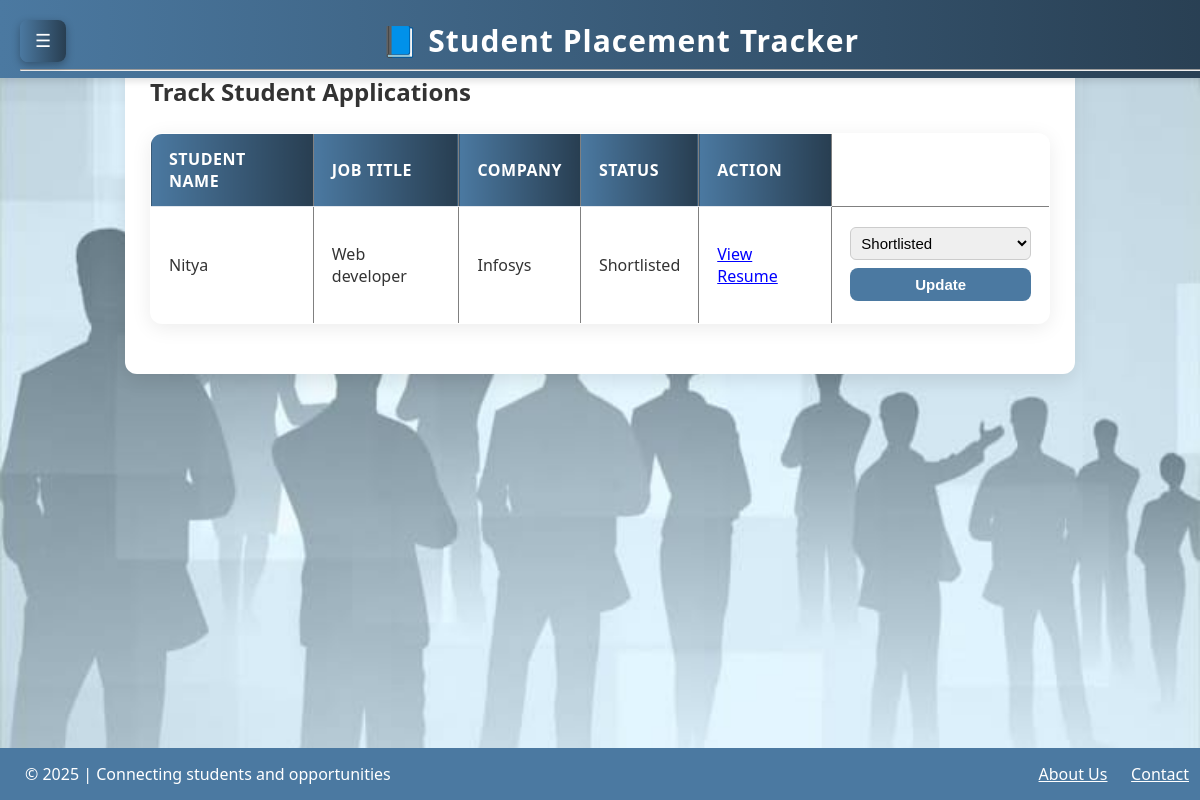
The app's page /track_applications (signed in) with its own data.
### app.py (models this page shows)
class Application(db.Model):
    id = db.Column(db.Integer, primary_key=True)
    student_id = db.Column(db.Integer, db.ForeignKey('student.id'), nullable=False)
    job_id = db.Column(db.Integer, db.ForeignKey('job.id'), nullable=False)
    status = db.Column(db.String(50), default="Applied")

class User(db.Model):
    id = db.Column(db.Integer, primary_key=True)
    username = db.Column(db.String(100), unique=True, nullable=False)
    email = db.Column(db.String(100), unique=True, nullable=False)
    password = db.Column(db.String(200), nullable=False)
    role = db.Column(db.String(20), nullable=False, default='student')
    student = db.relationship('Student', backref='user', uselist=False)

class Job(db.Model):
    id = db.Column(db.Integer, primary_key=True)
    company_name = db.Column(db.String(100), nullable=False)
    role = db.Column(db.String(100), nullable=False)
    salary = db.Column(db.String(50))
    eligibility = db.Column(db.String(200))
    location = db.Column(db.String(100))
    applications = db.relationship('Application', backref='job')

### app.py (the view, shortened to what this page needs)
@app.route('/track_applications', methods=['GET', 'POST'])
def track_applications():
    if session.get('role') != 'admin' or 'user_id' not in session:
        flash("Access denied! Admins only.", "danger")
        return redirect(url_for('login'))
    applications = Application.query.all()
    return render_template('track_applications.html', applications=applications)

### templates/track_applications.html (shortened to what this page needs)
{% extends "base.html" %}
{% block content %}
<h2>Track Student Applications</h2>
{% if applications %}
<table border="1" cellpadding="8">
    <tr>
        <th>Student Name</th>
        <th>Job Title</th>
        <th>Company</th>
        <th>Status</th>
        <th>Action</th>
    </tr>
    {% for app in applications %}
    <tr>
        <td>{{ app.student.user.username }}</td>
        <td>{{ app.job.role }}</td>
        <td>{{ app.job.company_name }}</td>
        <td>{{ app.status }}</td>
        <td>
            {% if app.student.resume_path %}
                <a href="{{ url_for('view_resume', filename=app.student.resume_path) }}" target="_blank" style="color: blue;">View Resume</a>
            {% else %}
                <span style="color: gray;">No resume</span>
            {% endif %}
        </td>
        <td>
            <form method="POST" action="{{ url_for('track_applications') }}">
                <select name="status" required>
                    <option value="Shortlisted" {% if app.status == 'Shortlisted' %}selected{% endif %}>Shortlisted</option>
                </select>
                <button type="submit">Update</button>
            </form>
        </td>
    </tr>
    {% endfor %}
</table>
{% else %}
<p>No applications yet.</p>
{% endif %}
{% endblock %}

### static/css/style.css (style rules this page uses)
body { font-family: 'Segoe UI', Tahoma, Geneva, Verdana, sans-serif; margin: 0; padding: 0; background: linear-gradient(to right, #f0f4f8, #d9e2ec); color: #333; background-image: url(image.jpg); background-position: center; background-size:cover; }
form input, form select, form button { padding: 12px; width: 100%; margin-top: 6px; border-radius: 8px; border: 1px solid #bbb; box-sizing: border-box; font-size: 15px; }
form button { background: #4b79a1; color: #fff; font-weight: 700; cursor: pointer; margin-top: 20px; transition: all 0.3s ease; }
form input, form textarea, form button { width: 100%; padding: 10px; margin: 8px 0; border: 1px solid #ccc; border-radius: 5px; }
form button { background: #27ae60; color: white; border: none; cursor: pointer; }
table { width: 100%; border-collapse: collapse; margin: 25px 0; font-size: 16px; text-align: left; background: #ffffff; border-radius: 12px; overflow: hidden; box-shadow: 0 4px 20px rgba(0, 0, 0, 0.08); }
th, td { padding: 14px 18px; border-bottom: 1px solid #e0e6ed; }
th { background: linear-gradient(90deg, #4b79a1, #283e51); color: #fff; font-weight: 600; text-transform: uppercase; letter-spacing: 0.5px; }
td { color: #333; }
table tr:last-child td { border-bottom: none; }
table button { background: #4b79a1; color: #fff; border: none; padding: 8px 16px; border-radius: 8px; cursor: pointer; font-weight: 600; transition: background 0.3s ease, transform 0.2s; }
table select { padding: 6px; border-radius: 6px; border: 1px solid #ccc; }

### templates/base.html (style rules this page uses)
body { display: flex; flex-direction: column; align-items: center; justify-content: flex-start; min-height: 100vh; overflow-x: hidden; margin: 0; }

### records on screen
Application: student.user.username "Nitya", job.role "Web developer", job.company_name "Infosys", status "Shortlisted"
